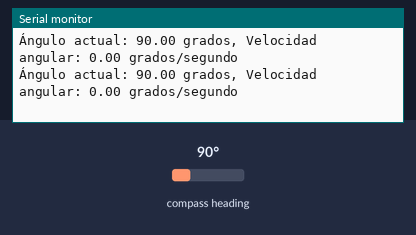
Simulated run of this program. Board: ESP8266 (NodeMCU). Parts: the last lines printed to the serial monitor. The inputs (shaded band) are chosen by the test bench; at power-on: compass heading 90°.

Above: at 1.2 s.
1.3 s: compass heading set to 7°
At 2.1 s:
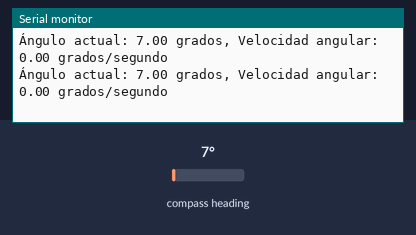
2.8 s: compass heading set to 90°
At 3.7 s:
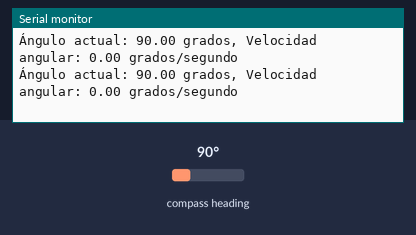
Timing chart, 0 to 5.8 s (numbered marks = the images above; inputs shaded):
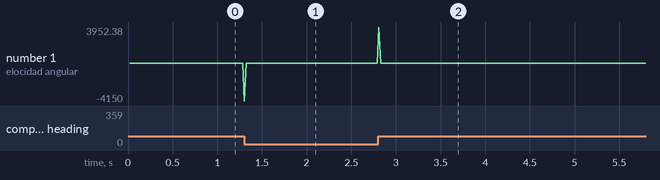

The program:

main.cpp
```cpp
#include <Arduino.h>
#include <Wire.h>
#include <AS5600.h>
#include <math.h> // Para round() y fabs()

// Instancia del sensor AS5600
AS5600 as5600;

// Constantes y variables globales
const float VELOCITY_THRESHOLD = 1.0;     // Umbral: cambios menores a 1 grado se consideran 0
const unsigned long samplingInterval = 20; // Intervalo de muestreo en ms (más frecuente)
float previousAngle = 0.0;
unsigned long previousTime = 0;

// Prototipos de funciones
float readAngle();
float computeDeltaAngle(float previous, float current);
float calculateAngularVelocity(float deltaAngle, unsigned long prevTime, unsigned long currTime);

void setup() {
  Serial.begin(115200);
  Wire.begin(); // Inicia I2C en los pines por defecto

  if (!as5600.begin()) {
    Serial.println("Error al inicializar el sensor AS5600.");
    while (1); // Detiene el programa si no se encuentra el sensor
  }

  // Inicializar: leer ángulo inicial redondeado
  previousAngle = round(readAngle());
  previousTime = millis();
}

void loop() {
  unsigned long currentTime = millis();
  if (currentTime - previousTime >= samplingInterval) {
    // Leer el ángulo actual y redondearlo a grados enteros
    float currentAngle = round(readAngle());
    // Calcular el cambio de ángulo, corrigiendo el cruce 0°/360°
    float deltaAngle = computeDeltaAngle(previousAngle, currentAngle);
    // Calcular la velocidad angular en grados/segundo
    float angularVelocity = calculateAngularVelocity(deltaAngle, previousTime, currentTime);

    // Si el cambio es menor a 1 grado, consideramos que la velocidad es 0
    if (fabs(deltaAngle) < VELOCITY_THRESHOLD) {
      angularVelocity = 0.0;
    }

    // Imprimir resultados
    Serial.print("Ángulo actual: ");
    Serial.print(currentAngle);
    Serial.print(" grados, Velocidad angular: ");
    Serial.print(angularVelocity);
    Serial.println(" grados/segundo");

    // Actualizar valores previos para la siguiente iteración
    previousAngle = currentAngle;
    previousTime = currentTime;
  }
}

// Lee el ángulo del sensor AS5600 y lo convierte a grados.
// La función readAngle() devuelve un valor entre 0 y 360 (calculado a partir del valor raw de 0 a 4095)
float readAngle() {
  int rawAngle = as5600.readAngle();
  return (rawAngle * 360.0) / 4096.0;
}

// Calcula la diferencia de ángulo entre dos lecturas, ajustando el cruce de 0°/360°
float computeDeltaAngle(float previous, float current) {
  float delta = current - previous;
  if (delta > 180.0) {
    delta -= 360.0;
  } else if (delta < -180.0) {
    delta += 360.0;
  }
  return delta;
}

// Calcula la velocidad angular (grados/segundo) usando la diferencia de ángulo y el tiempo transcurrido
float calculateAngularVelocity(float deltaAngle, unsigned long prevTime, unsigned long currTime) {
  float deltaTime = (currTime - prevTime) / 1000.0; // Convertir milisegundos a segundos
  if (deltaTime == 0) return 0.0;
  return deltaAngle / deltaTime;
}
```

Measured:
- after the input at 1.3 s, the serial monitor: prints a new line at once (image 1)
- after the input at 2.8 s, the serial monitor: prints a new line at once (image 2)
